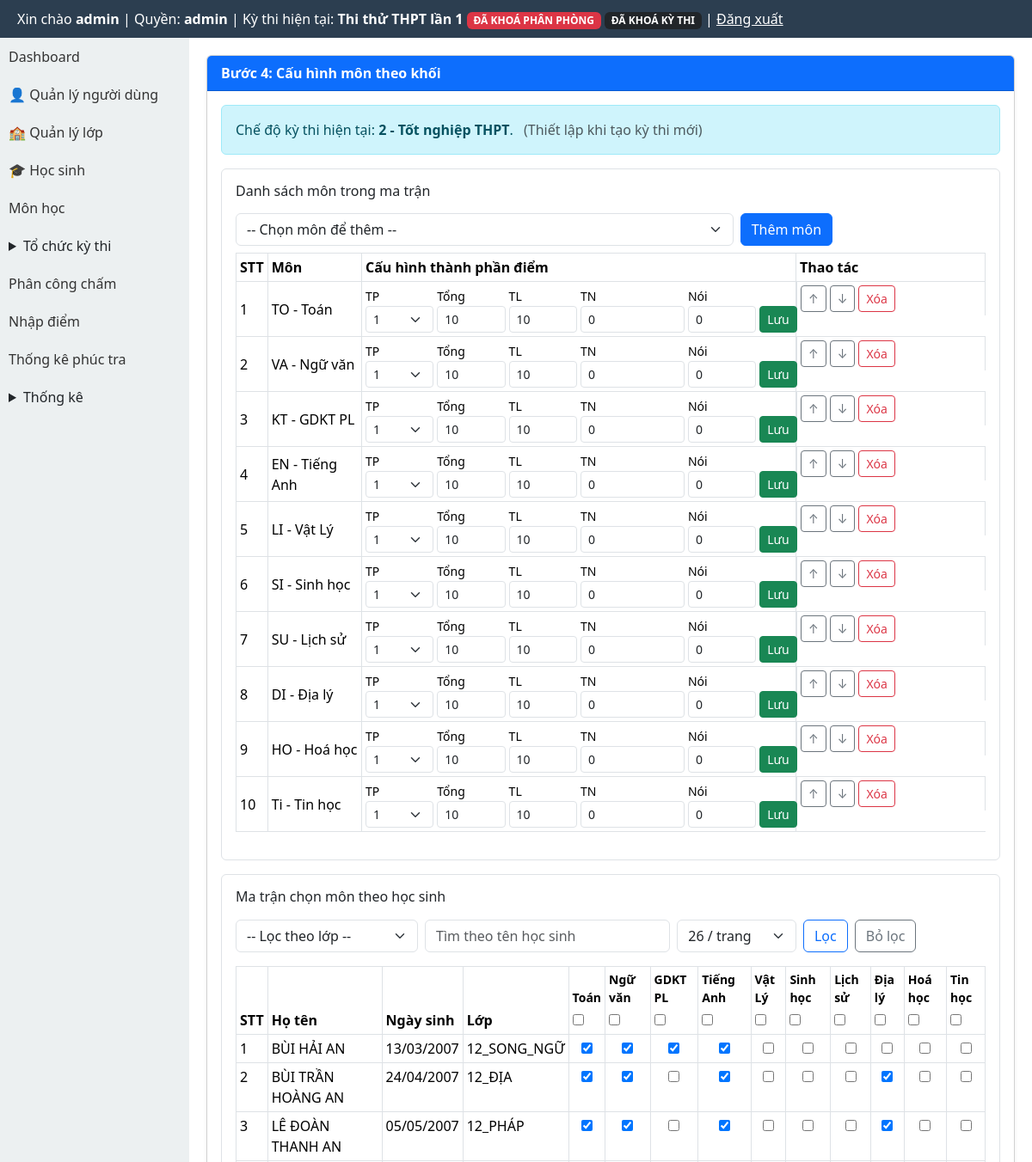
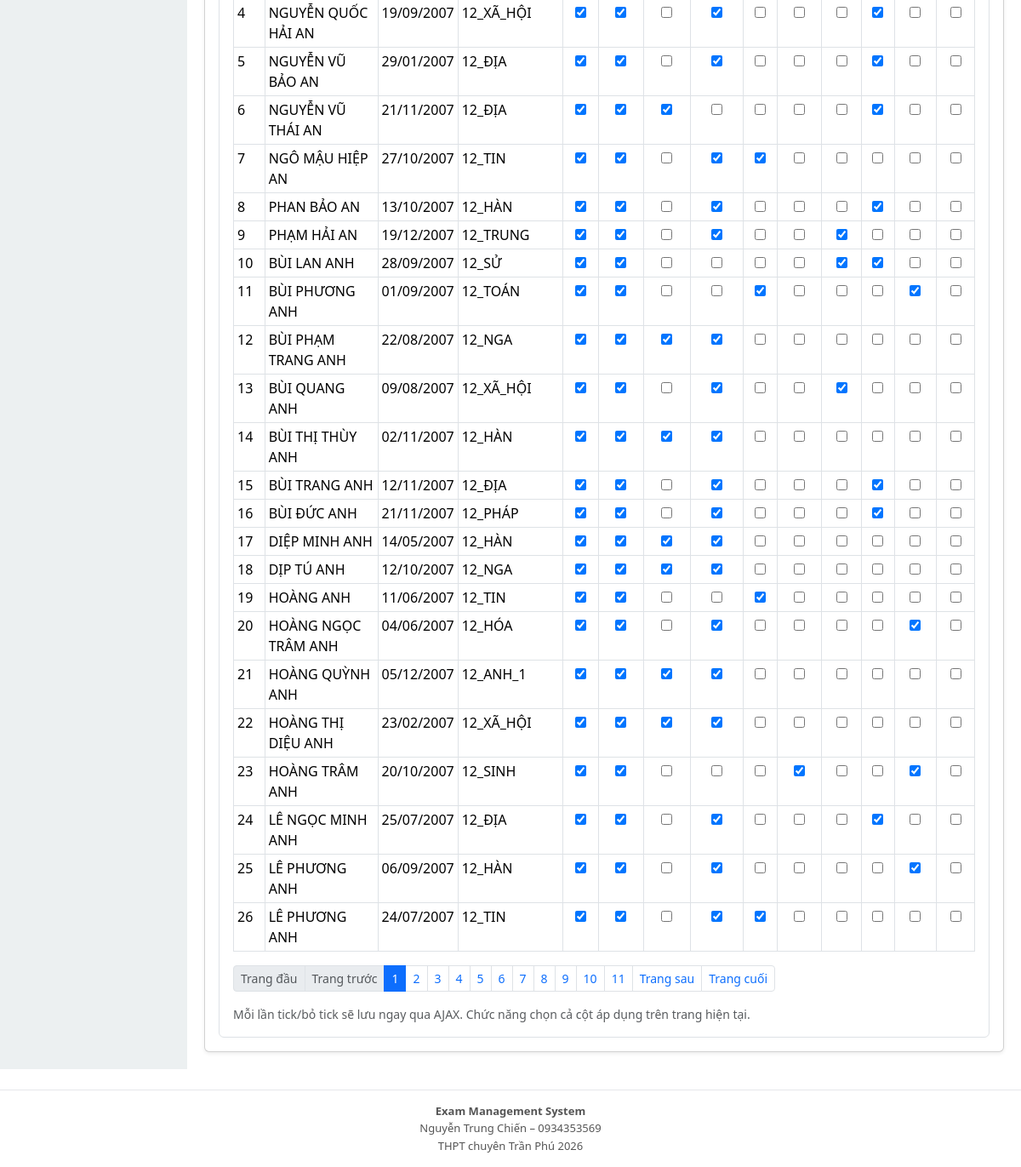
The page /modules/exams/configure_subjects.php (signed in) on the database its author committed (2 pictures, top to bottom).
### tables this page shows
CREATE TABLE exams (
  id INTEGER PRIMARY KEY AUTOINCREMENT,
  ten_ky_thi TEXT,
  nam INTEGER,
  ngay_thi TEXT
, is_default INTEGER DEFAULT 0, deleted_at TEXT, distribution_locked INTEGER DEFAULT 0, rooms_locked INTEGER DEFAULT 0, exam_locked INTEGER DEFAULT 0, scoring_closed INTEGER DEFAULT 0, exam_mode INTEGER DEFAULT 1, is_locked INTEGER DEFAULT 0, is_score_entry_locked INTEGER DEFAULT 0, is_score_published INTEGER DEFAULT 0, is_recheck_open INTEGER DEFAULT 0);

CREATE TABLE students (
  id INTEGER PRIMARY KEY AUTOINCREMENT,
  sbd TEXT UNIQUE,
  hoten TEXT,
  ngaysinh TEXT,
  lop TEXT,
  truong TEXT
);

### modules/exams/configure_subjects.php (the view, shortened to what the rows shown need)
<?php
require_once BASE_PATH . '/modules/exams/_common.php';
$examId = exams_resolve_current_exam_from_request();
$pdo->exec('CREATE TABLE IF NOT EXISTS exam_subjects (
    id INTEGER PRIMARY KEY AUTOINCREMENT,
    exam_id INTEGER NOT NULL,
    subject_id INTEGER NOT NULL,
    sort_order INTEGER NOT NULL,
    UNIQUE(exam_id, subject_id)
)');
$pdo->exec('CREATE UNIQUE INDEX IF NOT EXISTS idx_exam_subjects_order ON exam_subjects(exam_id, sort_order)');
$pdo->exec('CREATE TABLE IF NOT EXISTS exam_student_subjects (
    id INTEGER PRIMARY KEY AUTOINCREMENT,
    exam_id INTEGER NOT NULL,
    student_id INTEGER NOT NULL,
    subject_id INTEGER NOT NULL,
    UNIQUE(exam_id, student_id, subject_id)
)');
$pdo->exec('CREATE INDEX IF NOT EXISTS idx_exam_student_subjects_exam_student ON exam_student_subjects(exam_id, student_id)');
$csrf = exams_get_csrf_token();
$subjects = $pdo->query('SELECT id, ma_mon, ten_mon FROM subjects ORDER BY ten_mon')->fetchAll(PDO::FETCH_ASSOC);
$examRowStmt = $pdo->prepare('SELECT id, ten_ky_thi, exam_mode FROM exams WHERE id = :id LIMIT 1');
$examRowStmt->execute([':id' => $examId]);
$examRow = $examRowStmt->fetch(PDO::FETCH_ASSOC) ?: ['id' => $examId, 'ten_ky_thi' => '', 'exam_mode' => 1];
$examMode = exams_normalize_exam_mode($examRow['exam_mode'] ?? 1);
$useUnifiedStep4Ui = true;
$gradeStmt = $pdo->prepare('SELECT DISTINCT khoi FROM exam_students WHERE exam_id = :exam_id AND subject_id IS NULL AND khoi IS NOT NULL AND khoi <> "" ORDER BY khoi');
$gradeStmt->execute([':exam_id' => $examId]);
$grades = array_map(static fn($r): string => (string) $r['khoi'], $gradeStmt->fetchAll(PDO::FETCH_ASSOC));
$cfgStmt = $pdo->prepare('SELECT c.id, c.khoi, c.subject_id, c.scope_mode, c.component_count, c.tong_diem, c.diem_tu_luan, c.diem_trac_nghiem, c.diem_noi, s.ma_mon, s.ten_mon
    FROM exam_subject_config c
    INNER JOIN subjects s ON s.id = c.subject_id
    WHERE c.exam_id = :exam_id
    ORDER BY c.khoi, s.ten_mon');
$cfgStmt->execute([':exam_id' => $examId]);
$configRows = $cfgStmt->fetchAll(PDO::FETCH_ASSOC);
$matrixSubjectStmt = $pdo->prepare('SELECT es.subject_id, es.sort_order, s.ma_mon, s.ten_mon
    FROM exam_subjects es
    INNER JOIN subjects s ON s.id = es.subject_id
    WHERE es.exam_id = :exam_id
    ORDER BY es.sort_order ASC, es.id ASC');
$matrixSubjectStmt->execute([':exam_id' => $examId]);
$matrixSubjects = $matrixSubjectStmt->fetchAll(PDO::FETCH_ASSOC);
$perPage = (int) ($_GET['per_page'] ?? 26);
$page = max(1, (int) ($_GET['page'] ?? 1));
$baseStudentSql = ' FROM exam_students es
    INNER JOIN students st ON st.id = es.student_id
    WHERE es.exam_id = :exam_id AND es.subject_id IS NULL';
$params = [':exam_id' => $examId];
$allStudentSql = 'SELECT st.id, st.hoten, st.ngaysinh, st.lop' . $baseStudentSql;
$allStudentStmt = $pdo->prepare($allStudentSql);
foreach ($params as $k => $v) {
    $allStudentStmt->bindValue($k, $v, is_int($v) ? PDO::PARAM_INT : PDO::PARAM_STR);
}
$allStudentStmt->execute();
$allStudentsInExam = $allStudentStmt->fetchAll(PDO::FETCH_ASSOC);
$extractSortTokens = static function (string $fullName): array {
    $normalized = trim(mb_strtolower($fullName));
    if ($normalized === '') {
        return ['', ''];
    }
    $parts = preg_split('/\s+/u', $normalized) ?: [];
    $firstFromRight = (string) ($parts[count($parts) - 1] ?? '');
    return [$firstFromRight, $normalized];
};
usort($allStudentsInExam, static function (array $a, array $b) use ($extractSortTokens): int {
    [$firstA, $fullA] = $extractSortTokens((string) ($a['hoten'] ?? ''));
    [$firstB, $fullB] = $extractSortTokens((string) ($b['hoten'] ?? ''));
    if ($firstA !== $firstB) {
        return $firstA <=> $firstB;
    }
    if ($fullA !== $fullB) {
        return $fullA <=> $fullB;
    }
    return (int) ($a['id'] ?? 0) <=> (int) ($b['id'] ?? 0);
});
$offset = ($page - 1) * $perPage;
$studentsInExam = array_slice($allStudentsInExam, $offset, $perPage);
$selectedStmt = $pdo->prepare('SELECT student_id, subject_id FROM exam_student_subjects WHERE exam_id = :exam_id');
$selectedStmt->execute([':exam_id' => $examId]);
$selectedRows = $selectedStmt->fetchAll(PDO::FETCH_ASSOC);
$selectedMap = [];
foreach ($selectedRows as $row) {
    $selectedMap[(int)$row['student_id']][(int)$row['subject_id']] = true;
}
require_once BASE_PATH . '/layout/header.php';
?>
<link href="https://cdn.jsdelivr.net/npm/bootstrap@5.3.3/dist/css/bootstrap.min.css" rel="stylesheet">
<div style="display:flex;min-height:calc(100vh - 44px);">
    <div style="flex:1;padding:20px;min-width:0;">
        <div class="card shadow-sm">
            <div class="card-body">
                <div class="alert alert-info mb-3">Chế độ kỳ thi hiện tại: <strong><?= htmlspecialchars(exams_exam_mode_label($examMode), ENT_QUOTES, 'UTF-8') ?></strong>.
                    <span class="ms-2 text-muted">(Thiết lập khi tạo kỳ thi mới)</span></div>
                <?php if (!$useUnifiedStep4Ui && $examMode === 1): ?>
                    <form method="post" class="border rounded p-3 mb-3" id="cfgForm">
                        <input type="hidden" name="csrf_token" value="<?= htmlspecialchars($csrf, ENT_QUOTES, 'UTF-8') ?>">
                        <input type="hidden" name="action" value="add">
                        <input type="hidden" name="selected_classes_json" id="selectedClassesJson" value="[]">
                        <div class="row g-2">
                            <div class="col-md-2"><label class="form-label">Khối *</label><select class="form-select" name="khoi" id="khoiSelect" required><option value="">-- Chọn --</option><?php foreach ($grades as $grade): ?><option value="<?= htmlspecialchars($grade, ENT_QUOTES, 'UTF-8') ?>"><?= htmlspecialchars($grade, ENT_QUOTES, 'UTF-8') ?></option><?php endforeach; ?></select></div>
                            <div class="col-md-4"><label class="form-label">Môn học *</label><select class="form-select" name="subject_id" required><option value="">-- Chọn môn --</option><?php foreach ($subjects as $s): ?><option value="<?= (int)$s['id'] ?>"><?= htmlspecialchars((string)$s['ma_mon'].' - '.(string)$s['ten_mon'], ENT_QUOTES, 'UTF-8') ?></option><?php endforeach; ?></select></div>
                            <div class="col-md-3"><label class="form-label">Phạm vi</label><select class="form-select" name="scope_mode" id="scopeMode" required><option value="entire_grade">Toàn khối</option><option value="specific_classes">Theo lớp</option></select></div>
                            <div class="col-md-3"><label class="form-label">Số thành phần điểm</label><select class="form-select" name="component_count" id="componentCount"><option value="1">1</option><option value="2">2</option><option value="3">3</option></select></div>
                            <div class="col-md-3"><label class="form-label">Tổng điểm</label><input class="form-control" type="number" step="0.01" min="0" max="10" name="tong_diem" required></div>
                            <div class="col-md-3" id="fieldTuLuan"><label class="form-label">Điểm tự luận</label><input class="form-control" type="number" step="0.01" min="0" max="10" name="diem_tu_luan" id="diemTuLuan" required></div>
                            <div class="col-md-3" id="fieldTracNghiem"><label class="form-label">Điểm trắc nghiệm</label><input class="form-control" type="number" step="0.01" min="0" max="10" name="diem_trac_nghiem" id="diemTracNghiem"></div>
                            <div class="col-md-3" id="fieldNoi"><label class="form-label">Điểm nói</label><input class="form-control" type="number" step="0.01" min="0" max="10" name="diem_noi" id="diemNoi"></div>
                        </div>
                        <div id="classScopePanel" class="border rounded p-2 mt-3" style="display:none;">
                            <div class="row g-2">
                                <div class="col-md-5"><label class="form-label">Danh sách lớp trong khối</label><select multiple class="form-select" id="availableClasses" size="8"></select></div>
                                <div class="col-md-2 d-flex flex-column justify-content-center gap-2"><button type="button" class="btn btn-outline-primary" id="moveOneRight">&gt;</button><button type="button" class="btn btn-outline-primary" id="moveAllRight">&gt;&gt;</button><button type="button" class="btn btn-outline-secondary" id="moveOneLeft">&lt;</button><button type="button" class="btn btn-outline-secondary" id="moveAllLeft">&lt;&lt;</button></div>
                                <div class="col-md-5"><label class="form-label">Danh sách lớp đã chọn</label><select multiple class="form-select" id="selectedClasses" size="8"></select></div>
                            </div>
                        </div>
                        <button class="btn btn-success mt-3" type="submit">Lưu cấu hình</button>
                    </form>
                    <div class="table-responsive"><table class="table table-bordered table-sm"><thead><tr><th>Khối</th><th>Môn</th><th>Scope</th><th>Số TP</th><th>Tổng</th><th>Tự luận</th><th>Trắc nghiệm</th><th>Nói</th><th>Lớp áp dụng</th><th></th></tr></thead><tbody><?php if (empty($configRows)): ?><tr><td colspan="10" class="text-center">Chưa có cấu hình.</td></tr><?php else: foreach ($configRows as $row): ?><tr><td><?= htmlspecialchars((string)$row['khoi'], ENT_QUOTES, 'UTF-8') ?></td><td><?= htmlspecialchars((string)$row['ma_mon'].' - '.(string)$row['ten_mon'], ENT_QUOTES, 'UTF-8') ?></td><td><?= htmlspecialchars((string)$row['scope_mode'], ENT_QUOTES, 'UTF-8') ?></td><td><?= (int)$row['component_count'] ?></td><td><?= htmlspecialchars((string)$row['tong_diem'], ENT_QUOTES, 'UTF-8') ?></td><td><?= htmlspecialchars((string)$row['diem_tu_luan'], ENT_QUOTES, 'UTF-8') ?></td><td><?= htmlspecialchars((string)$row['diem_trac_nghiem'], ENT_QUOTES, 'UTF-8') ?></td><td><?= htmlspecialchars((string)$row['diem_noi'], ENT_QUOTES, 'UTF-8') ?></td><td><?= htmlspecialchars((string)($row['class_list'] ?? ''), ENT_QUOTES, 'UTF-8') ?></td><td><form method="post" onsubmit="return confirm('Xóa cấu hình này?')"><input type="hidden" name="csrf_token" value="<?= htmlspecialchars($csrf, ENT_QUOTES, 'UTF-8') ?>"><input type="hidden" name="action" value="delete"><input type="hidden" name="config_id" value="<?= (int)$row['id'] ?>"><button class="btn btn-sm btn-danger">Xóa</button></form></td></tr><?php endforeach; endif; ?></tbody></table></div>
                <?php else: ?>
                    <div class="border rounded p-3 mb-3">
                        <div class="table-responsive">
                            <table class="table table-sm table-bordered align-middle">
                                <thead>
                                    <tr><th>STT</th><th>Môn</th><th>Cấu hình thành phần điểm</th><th width="220">Thao tác</th></tr>
                                </thead>
                            </table>
                        </div>
                    </div>
                    <div class="border rounded p-3">
                        <div class="table-responsive">
                            <table class="table table-bordered table-sm matrix">
                                <thead>
                                <tr>
                                    <th>STT</th>
                                    <th>Họ tên</th>
                                    <th>Ngày sinh</th>
                                    <th>Lớp</th>
                                    <?php foreach ($matrixSubjects as $sub): ?>
                                        <th>
                                            <div class="small mb-1"><?= htmlspecialchars((string) $sub['ten_mon'], ENT_QUOTES, 'UTF-8') ?></div>
                                            <input type="checkbox" class="matrix-col-toggle" data-subject="<?= (int) $sub['subject_id'] ?>" title="Chọn/Bỏ chọn cả cột trong trang hiện tại">
                                        </th>
                                    <?php endforeach; ?>
                                </tr>
                                </thead>
                                <tbody>
                                <?php if (empty($studentsInExam)): ?>
                                    <tr><td colspan="<?= max(4, count($matrixSubjects) + 4) ?>" class="text-center">Không có học sinh.</td></tr>
                                <?php else: foreach ($studentsInExam as $idx => $stu): ?>
                                    <tr>
                                        <td><?= $offset + $idx + 1 ?></td>
                                        <td><?= htmlspecialchars((string) $stu['hoten'], ENT_QUOTES, 'UTF-8') ?></td>
                                        <td><?php $dob = (string) ($stu['ngaysinh'] ?? ''); $tsDob = strtotime($dob); echo htmlspecialchars($tsDob ? date('d/m/Y', $tsDob) : $dob, ENT_QUOTES, 'UTF-8'); ?></td>
                                        <td><?= htmlspecialchars((string) $stu['lop'], ENT_QUOTES, 'UTF-8') ?></td>
                                        <?php foreach ($matrixSubjects as $sub): $sid = (int) $stu['id']; $subId = (int) $sub['subject_id']; $isChecked = !empty($selectedMap[$sid][$subId]); ?>
                                            <td class="text-center"><input type="checkbox" class="matrix-checkbox" data-student="<?= $sid ?>" data-subject="<?= $subId ?>" <?= $isChecked ? 'checked' : '' ?>></td>
                                        <?php endforeach; ?>
                                    </tr>
                                <?php endforeach; endif; ?>
                                </tbody>
                            </table>
                        </div>
                    </div>
                <?php endif; ?>
            </div>
        </div>
    </div>
</div>
<?php require_once BASE_PATH . '/layout/footer.php'; ?>

### templates/header.php (shortened to what the rows shown need)
<?php
require_once BASE_PATH . '/core/auth.php';
$currentExamInfo = null;
$role = function_exists('current_user_role') ? current_user_role() : strtolower(trim((string) ($_SESSION['role'] ?? $_SESSION['user']['role'] ?? '')));
if (in_array($role, ['admin', 'organizer'], true)) {
    require_once BASE_PATH . '/core/db.php';
    require_once BASE_PATH . '/modules/exams/exam_context_helper.php';
    $currentExamInfo = getCurrentExamInfo();
}
$role = $role ?? (function_exists('current_user_role') ? current_user_role() : '');
$currentExamInfo = $currentExamInfo ?? null;
?>
<!DOCTYPE html>
<html lang="vi">
<head>
</head>
<body>
<div class="header">
    Xin chào <b><?= $_SESSION['user']['username'] ?></b>
    | Quyền: <b><?= htmlspecialchars((string) $role, ENT_QUOTES, 'UTF-8') ?></b>
    <?php if ($currentExamInfo !== null): ?>
        | Kỳ thi hiện tại: <b><?= htmlspecialchars((string) $currentExamInfo['ten_ky_thi'], ENT_QUOTES, 'UTF-8') ?></b>
        <?php if (($currentExamInfo['distribution_locked'] ?? 0) === 1 || ($currentExamInfo['rooms_locked'] ?? 0) === 1): ?>
            <span class="badge bg-danger">ĐÃ KHOÁ PHÂN PHÒNG</span>
        <?php endif; ?>
        <?php if (($currentExamInfo['exam_locked'] ?? 0) === 1): ?>
            <span class="badge bg-dark">ĐÃ KHOÁ KỲ THI</span>
        <?php endif; ?>
    <?php endif; ?>
    | <a href="<?= BASE_URL ?>/logout.php" style="color:#fff">Đăng xuất</a>
</div>

### rows shown on the page
exams: ten_ky_thi "Thi thử THPT lần 1", exam_mode "2 - Tốt nghiệp THPT"
students: idx "1", hoten "BÙI HẢI AN", ngaysinh "13/03/2007", lop "12_SONG_NGỮ", id "☑"
students: idx "2", hoten "BÙI TRẦN HOÀNG AN", ngaysinh "24/04/2007", lop "12_ĐỊA", id "☑"
students: idx "3", hoten "LÊ ĐOÀN THANH AN", ngaysinh "05/05/2007", lop "12_PHÁP", id "☑"
students: idx "4", hoten "NGUYỄN QUỐC HẢI AN", ngaysinh "19/09/2007", lop "12_XÃ_HỘI", id "☑"
students: idx "5", hoten "NGUYỄN VŨ BẢO AN", ngaysinh "29/01/2007", lop "12_ĐỊA", id "☑"
students: idx "6", hoten "NGUYỄN VŨ THÁI AN", ngaysinh "21/11/2007", lop "12_ĐỊA", id "☑"
students: idx "7", hoten "NGÔ MẬU HIỆP AN", ngaysinh "27/10/2007", lop "12_TIN", id "☑"
students: idx "8", hoten "PHAN BẢO AN", ngaysinh "13/10/2007", lop "12_HÀN", id "☑"
students: idx "9", hoten "PHẠM HẢI AN", ngaysinh "19/12/2007", lop "12_TRUNG", id "☑"
students: idx "10", hoten "BÙI LAN ANH", ngaysinh "28/09/2007", lop "12_SỬ", id "☑"
students: idx "11", hoten "BÙI PHƯƠNG ANH", ngaysinh "01/09/2007", lop "12_TOÁN", id "☑"
students: idx "12", hoten "BÙI PHẠM TRANG ANH", ngaysinh "22/08/2007", lop "12_NGA", id "☑"
students: idx "13", hoten "BÙI QUANG ANH", ngaysinh "09/08/2007", lop "12_XÃ_HỘI", id "☑"
students: idx "14", hoten "BÙI THỊ THÙY ANH", ngaysinh "02/11/2007", lop "12_HÀN", id "☑"
students: idx "15", hoten "BÙI TRANG ANH", ngaysinh "12/11/2007", lop "12_ĐỊA", id "☑"
students: idx "16", hoten "BÙI ĐỨC ANH", ngaysinh "21/11/2007", lop "12_PHÁP", id "☑"
students: idx "17", hoten "DIỆP MINH ANH", ngaysinh "14/05/2007", lop "12_HÀN", id "☑"
students: idx "18", hoten "DỊP TÚ ANH", ngaysinh "12/10/2007", lop "12_NGA", id "☑"
students: idx "19", hoten "HOÀNG ANH", ngaysinh "11/06/2007", lop "12_TIN", id "☑"
students: idx "20", hoten "HOÀNG NGỌC TRÂM ANH", ngaysinh "04/06/2007", lop "12_HÓA", id "☑"
students: idx "21", hoten "HOÀNG QUỲNH ANH", ngaysinh "05/12/2007", lop "12_ANH_1", id "☑"
students: idx "22", hoten "HOÀNG THỊ DIỆU ANH", ngaysinh "23/02/2007", lop "12_XÃ_HỘI", id "☑"
students: idx "23", hoten "HOÀNG TRÂM ANH", ngaysinh "20/10/2007", lop "12_SINH", id "☑"
students: idx "24", hoten "LÊ NGỌC MINH ANH", ngaysinh "25/07/2007", lop "12_ĐỊA", id "☑"
students: idx "25", hoten "LÊ PHƯƠNG ANH", ngaysinh "06/09/2007", lop "12_HÀN", id "☑"
students: idx "26", hoten "LÊ PHƯƠNG ANH", ngaysinh "24/07/2007", lop "12_TIN", id "☑"

### other values the page prints
$_SESSION['user']['username'] "admin"
$role "admin"
$sub['ten_mon'] "Toán"
$sub['ten_mon'] "Ngữ văn"
$sub['ten_mon'] "GDKT PL"
$sub['ten_mon'] "Tiếng Anh"
$sub['ten_mon'] "Vật Lý"
$sub['ten_mon'] "Sinh học"
$sub['ten_mon'] "Lịch sử"
$sub['ten_mon'] "Địa lý"
$sub['ten_mon'] "Hoá học"
$sub['ten_mon'] "Tin học"
form field per_page "26 / trang"
